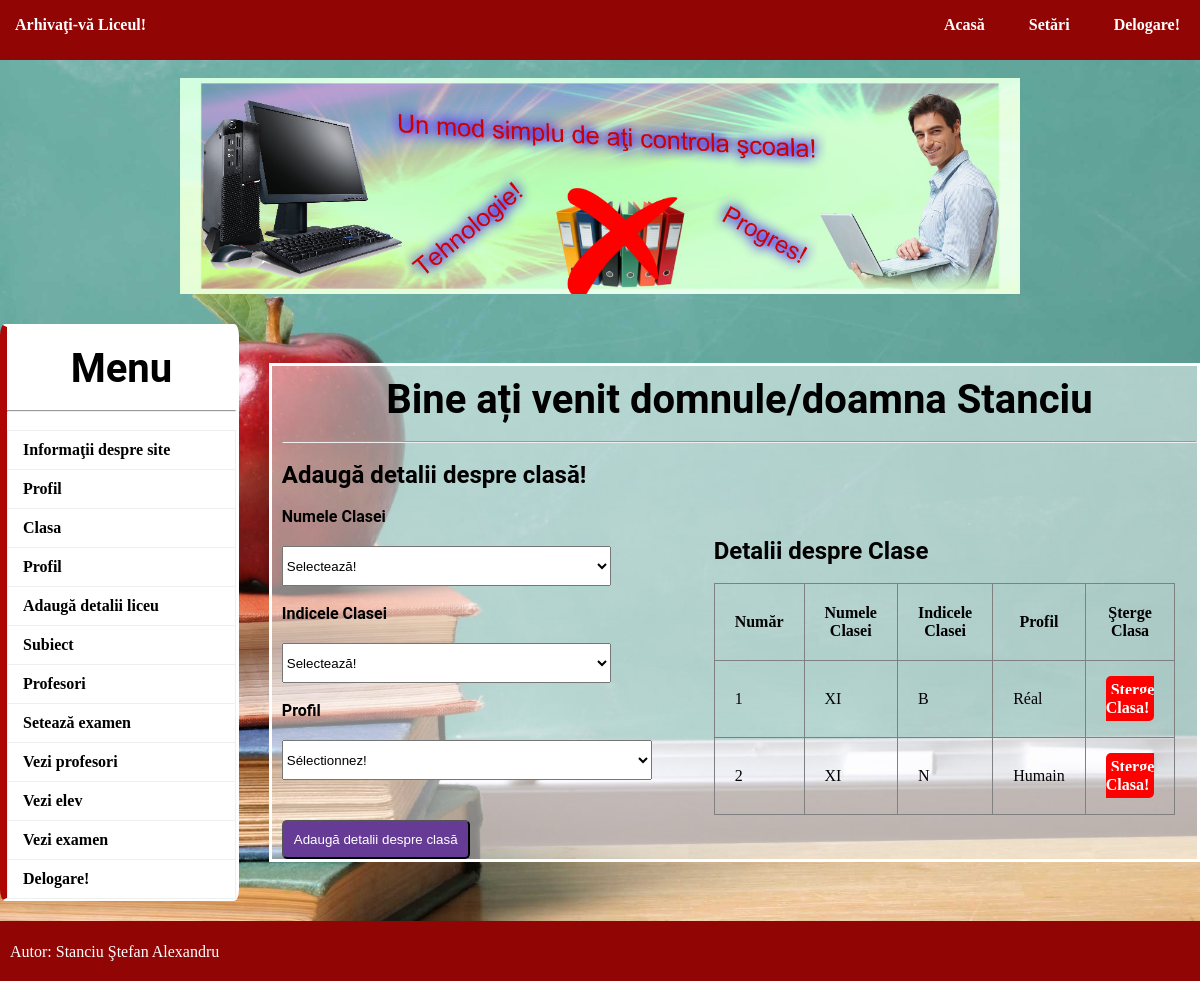
Page /ArhiveazatiLiceul/add_class.php (signed in) on the committed database.
### tables this page shows
CREATE TABLE `class` (
  `CID` int(11) NOT NULL,
  `CNAME` varchar(150) NOT NULL,
  `CSEC` varchar(150) NOT NULL,
  `CPROF` varchar(150) NOT NULL
);

### ArhiveazatiLiceul/add_class.php (the view, shortened to what this page needs)
<?php
	include"database.php";
?>
<!DOCTYPE html>
<html>
	<head>
		<link rel="stylesheet" type="text/css" href="css/style.css">
	</head>
	<body>
		<?php include"navbar.php";?><br>
		<img src="img/1.jpg" class="poza">
			<div id="section">
				<?php include"sidebar.php";?><br>
				<div class="content">
					<h3 class="text">Bine ați venit domnule/doamna
 <?php echo $_SESSION["ANAME"]; ?></h3><br><hr><br>
						<h2 >Adaugă detalii despre clasă!
</h2><br>
<div class="lbox">
				<form method="post" action="<?php echo $_SERVER["PHP_SELF"];?>">
					<label>Numele Clasei
</label><br>
				<select name="cname"  required class="input2">
						<option value="">Selectează!
</option>
					</select><br><br>
					<label>Indicele Clasei
 </label><br>
					<select name="sec"  required class="input2">
						<option value="">Selectează!
</option>
					</select>	<br><br>	<label>Profil</label>
						<select name="prof" required class="input3">
						<?php
							$s="select * from profilul";
							$re=$db->query($s);
							if($re->num_rows>0)
							{
								echo "<option value=''>Sélectionnez!
</option>";
							}
						?>
						</select>
					<br>
					<button type="submit" class="btn" name="submit">Adaugă detalii despre clasă
</button>
				</form>
</div>
<div class="rbox">
					<h2 style="margin-top:30px;">Detalii despre Clase
</h2><br>
					<table border="1px" >
						<tr>
							<th>Număr</th>
							<th>Numele Clasei
</th>
							<th>Indicele Clasei
</th>
							<th>Profil</th>
							<th>Şterge Clasa</th>
						</tr>
						<?php
							$s="select * from class";
							$res=$db->query($s);
							if($res->num_rows>0)
							{
								$i=0;
								while($r=$res->fetch_assoc())
								{
									$i++;
									echo "
										<tr>
											<td>{$i}</td>
											<td>{$r["CNAME"]}</td>
											<td>{$r["CSEC"]}</td>
													<td>{$r["CPROF"]}</td>
											<td><a href='delete.php?id={$r["CID"]}' class='btnr'>Şterge Clasa!</a></td>
										</tr>
										";
								}
							}
						?>
					</table>
</div></div></div>
				<?php include"footer.php";?>
	</body>
</html>

### ArhiveazatiLiceul/css/style.css (style rules this page uses)
* { padding:0px; margin:0px; }
html { background-image:url('../img/background.jpg'); -webkit-background-size: cover; -moz-background-size: cover; -o-background-size: cover; background-size: cover; }
a { text-decoration:none; }
h1,h2,h4,h5,h6,label { font-family:roboto; color:black; }
h3 { font-family:roboto; color:#DC723A; font-size:40px; }
.btn { border-radius:5px; padding:10px; background:#663b95; color:white; margin-top:40px; }
.btnr { border-radius:5px; padding:5px; background:#ff0000; color:white; }
.input2 { width:80%; height:40px; margin-top:20px; }
label { font-weight:bold; }
.text { text-align:center; color:black; }
#section { display:flex; justify-content:center; align-items:center; color:white; font-family:cambria; }
.content { padding-top:10px; margin-top:30px; padding-left:10px; height:auto; width:1200px; float:left; animation:fadeIn 4s; background:rgba(255,255,255,0.5); border-style:solid; border-color:white; }
tr,td,th { padding:20px; color:black; }
.input3 { width:90%; height:40px; margin-top:20px; }
.lbox { width:45%; margin-right:20px; float:left; }
.rbox { width:45%; float:left; }
table { border-collapse:collapse; }
.poza { display: block; margin-left: auto; margin-right: auto; width: 70%; }
a { text-decoration: none; color:black; border-radius:10px; font-family:Century Gothic; font-weight:bold; }

### rows in the picture
class: CNAME "XI", CSEC "B", CPROF "Réal"
class: CNAME "XI", CSEC "N", CPROF "Humain"

### other values in the picture
$_SESSION["ANAME"] "Stanciu"
